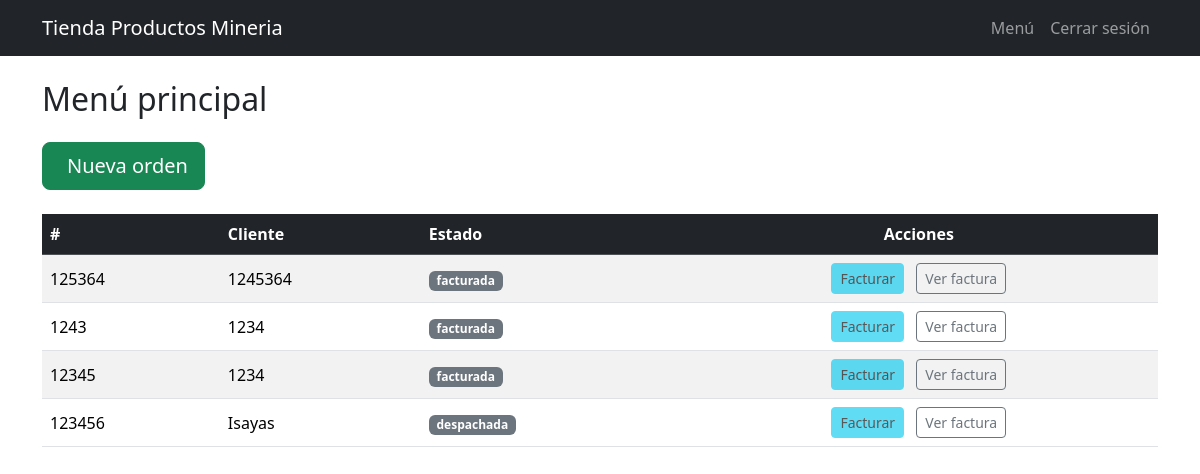
Screenshot of / (signed in) with the database file from the repository.
### app/models.py (models this page shows)
class Order(db.Model):
    id = db.Column(db.Integer, primary_key=True)
    order_number = db.Column(db.String(50), unique=True, nullable=False)
    customer_name = db.Column(db.String(120), nullable=False)
    address = db.Column(db.String(200), nullable=False)
    phone = db.Column(db.String(30), nullable=False)
    commune = db.Column(db.String(80), nullable=False)
    region = db.Column(db.String(80), nullable=False)
    status = db.Column(db.String(30), default="pendiente")
    created_at = db.Column(db.DateTime, default=datetime.utcnow)
    items = db.relationship('OrderItem', backref='order', cascade="all, delete-orphan")
    invoice = db.relationship('Invoice', backref='order', uselist=False)

### app/orders.py (the view)
@orders_bp.route('/')
@login_required
def menu():
    orders = Order.query.order_by(Order.created_at.desc()).all()
    return render_template('menu.html', orders=orders)

### app/models.py (called while the page is built)
@login_manager.user_loader
def load_user(user_id):
    return User.query.get(int(user_id))

### app/templates/menu.html (shortened to what this page needs)
{% extends 'base.html' %}
{% block content %}
    <h2 class="mb-4">Menú principal</h2>
    <div class="mb-4">
        <a href="/order/new" class="btn btn-success btn-lg">
            Nueva orden
        </a>
    </div>
    <div class="table-responsive">
        <table class="table table-striped table-hover align-middle">
            <thead class="table-dark">
                <tr>
                    <th>#</th>
                    <th>Cliente</th>
                    <th>Estado</th>
                    <th class="text-center">Acciones</th>
                </tr>
            </thead>
            <tbody>
                {% for o in orders %}
                <tr>
                    <td>{{ o.order_number }}</td>
                    <td>{{ o.customer_name }}</td>
                    <td>
                        {% if o.status == 'pendiente' %}
                            <span class="badge bg-warning text-dark">{{ o.status }}</span>
                        {% elif o.status == 'facturado' %}
                            <span class="badge bg-success">{{ o.status }}</span>
                        {% else %}
                            <span class="badge bg-secondary">{{ o.status }}</span>
                        {% endif %}
                    </td>
                    <td class="text-center">
                        <form action="/invoices/create/{{ o.id }}" method="post" class="d-inline me-2">
                            <button type="submit" class="btn btn-sm btn-info" {% if o.status != 'pendiente' %}disabled{% endif %}>
                                Facturar
                            </button>
                        </form>
                        <a href="/invoices/{{ o.id }}" class="btn btn-sm btn-outline-secondary">Ver factura</a>
                    </td>
                </tr>
                {% endfor %}
            </tbody>
        </table>
    </div>
{% endblock %}

### rows the page displays
Order: order_number "125364", customer_name "1245364", status "facturada"
Order: order_number "1243", customer_name "1234", status "facturada"
Order: order_number "12345", customer_name "1234", status "facturada"
Order: order_number "123456", customer_name "Isayas", status "despachada"
